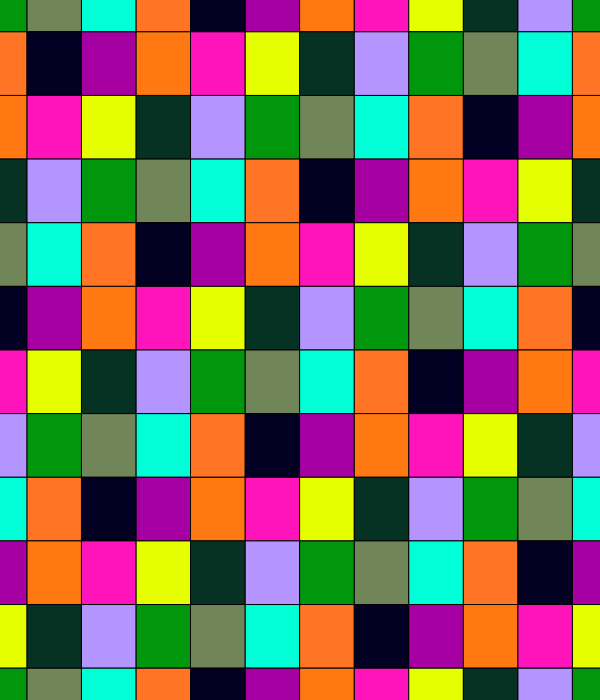
Frame 1 (no input)
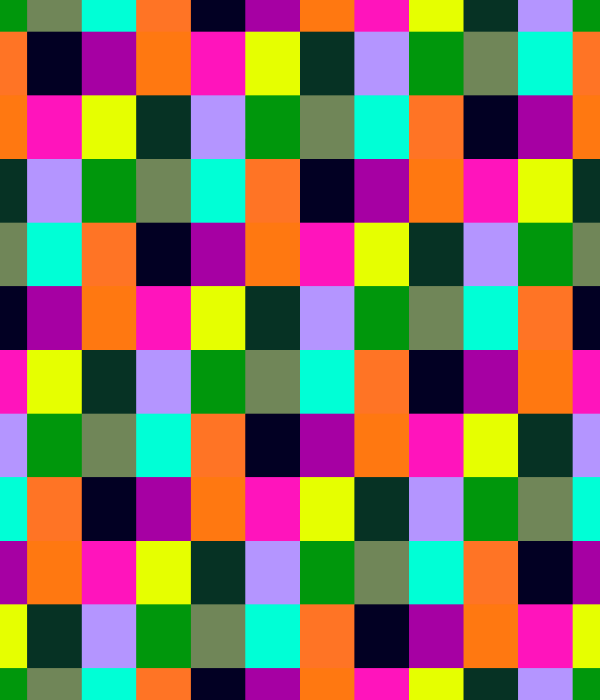
Frame 60 (no input)
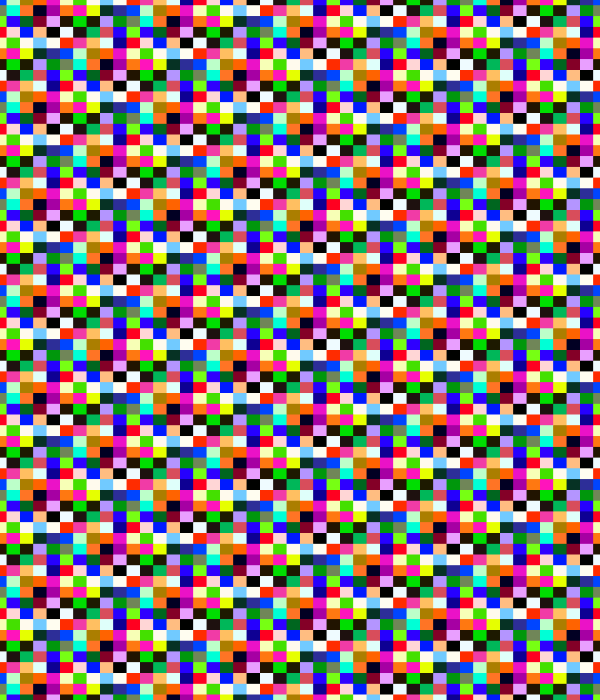
Frame 120 (the mouse pressed at the canvas centre since frame 60)

The p5.js sketch that drew these frames (run headless with seeded random() and noise() and a simulated clock; from frame 60 on, the mouse is pressed at the canvas centre):

// p5.js sketch
// ── sketch.js
//base codeBy Roni Kaufman
// https://ronikaufman.github.io/
// https://twitter.com/KaufmanRoni


let colors = ['#f70640', '#FF900E', '#fdd903', '#6FF458', '#C9E265', '#CCD6DD', '#00FFFF', '#38187d', '#a4459f', '#F912EE', '#2F0A30'];

var tileCountX = 80;
var tileCountY = 120;

var hueValues = [];
var saturationValues = [];
var brightnessValues = [];



function setup() {
	createCanvas(600, 700);
	rectMode(CENTER);
	background(0);
	translate(width / 2, height / 2);
	
	translate(-width / 2, -height / 2);
    colorMode(HSB, 360, 100, 100, 100);


        for (var i = 0; i < tileCountX; i++) {
    hueValues[i] = random(360);
    saturationValues[i] = random(200);
    brightnessValues[i] = random(200);
  }
      
      
	}



function draw() {


rectMode(CENTER);
  // limit mouse coordinates to canvas
  var mX = constrain(mouseX, 10, width);
  var mY = constrain(mouseY, 10, height);

  // tile counter
  var counter = 12;

  // map mouse to grid resolution
  var currentTileCountX = int(map(mX, 0, width, 10, tileCountX));
  var currentTileCountY = int(map(mY, 0, height, 10, tileCountY));
  var tileWidth = width / currentTileCountX;
  var tileHeight = height / currentTileCountY;

  for (var gridY = 0; gridY < tileCountY; gridY++) {
    for (var gridX = 0; gridX < tileCountX; gridX++) {
      var posX = tileWidth * gridX;
      var posY = tileHeight * gridY;
      var index = counter % currentTileCountX;

      // get component color values
      fill(hueValues[index], saturationValues[index], brightnessValues[index]);
      rect(posX, posY, tileWidth, tileHeight);
      counter++;
    }
  }
  
rectMode(CENTER);
  scale(0.6);

  let h = height / 7;
	for (let y = 0; y < height; y += h) {
		let s = int(random(10, 24));
		let nums = [];
		for (let i = 0; i <= s; i++) {
			nums.push(nf(i, 9, 3));
		}
		shuffle(nums, true);
		let cc = int(random(s * 7));
		for (let i = 0; i < cc; i++) {
			nums.splice(0, 6);
		}
		nums.sort();

		shuffle(colors, true);
		noStroke();
     
		let w = width / s;
    
		for (let i = 0; i < nums.length; i++) {
			let n = nums[i];
			let x = n * w;
			let ww = (nums[i + 1] - n) * w;

			fill(colors[i % colors.length]);
			rect(x + ww / 2, y + h / 2, ww, h);
			fill(colors[(i + 3) % colors.length]);
			superShape(x + ww / 2, y + h / 2, ww, h);
      
		}
      
    }
}


function superShape(x, y, w, h) { 
	let rnd = int(random(6));
  
	if (rnd == 1) {
		let d = (w < h ? w : h) * random(0.5, 0.7);
		let xx = x + (random(-0.4, 0.4) * (w - (d)));
		let yy = y + (random(-0.5, 0.6) * (h - (d)));
		circle(xx, yy, d);
	} else if (rnd == 6) {
		let c = int(random(8))
		beginShape();
		if (c != 0) vertex(x - w / 2, y - h / 2);
		if (c != 1) vertex(x + w / 2, y - h / 2);
		if (c != 2) vertex(x + w / 2, y + h / 2);
		if (c != 3) vertex(x - w / 2, y + h / 2);
		endShape();
	} else if (rnd == 3) {
		rect(x, y, w * random(0.19, 0.88), h * random(0.1, 0.9));
	} else if (rnd == 4) {
		let rw = int(random(3, 8));
		let cl = int((w * rw) / h);
		let ww = w / cl;
		let hh = h / rw;
		for (let i = 0; i < rw; i++) {
			for (let j = 0; j < cl; j++) {
				let xx = (x - w / 2) + ww * j + ww / 2;
				let yy = (y - h / 2) + hh * i + hh / 2;
				if ((i + j) % 2 == 0) rect(xx, yy, ww, hh);
			}
		}
	} else if (rnd == 5) {
		let rw = int(random(3, 9));
		let cl = int((w * rw) / h);
		let ww = w / cl;
		let hh = h / rw;
		for (let i = 0; i < rw; i++) {
			for (let j = 0; j < cl; j++) {
				let xx = (x - w / 2) + ww * j + ww / 2;
				let yy = (y - h / 2) + hh * i + hh / 2;
				let d = (ww < hh ? ww : hh) * 0.9;
				circle(xx, yy, d);
             
			}
          
        
		}
       
	}}
  



// ── style.css
html, body {
  margin: 0;
  padding: 0;
}
canvas {
  display: block;
}
.box {
  

  width: 50%;
  border: 1px ridge white;
  float: right;
  margin:0px;
  padding: 15px;
  overflow:visible;
  background:white;
  border: 1px ridge red;
    margin-top:-230px;
}

.box {
  font-size: 12px;
}
